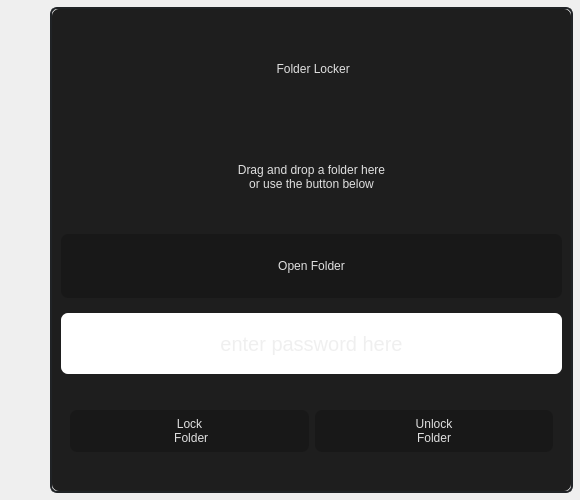
<?xml version="1.0" encoding="UTF-8"?>
<ui version="4.0">
 <class>MainWindow</class>
 <widget class="QMainWindow" name="MainWindow">
  <property name="geometry">
   <rect>
    <x>0</x>
    <y>0</y>
    <width>580</width>
    <height>500</height>
   </rect>
  </property>
  <property name="minimumSize">
   <size>
    <width>550</width>
    <height>500</height>
   </size>
  </property>
  <property name="windowTitle">
   <string>MainWindow</string>
  </property>
  <widget class="QWidget" name="centralwidget">
   <property name="styleSheet">
    <string notr="true">/* Dark Theme */

* {
    /*background-color: #1b1b1b;*/
    font: 600 18pt &quot;Consolas&quot;;
    color: #e0e0e0;
}

.QPushButton {
    background-color: #181818;
	padding : 7px;
}


.QPushButton:hover {
    background-color: #3a3a3a;
}

.QPushButton:pressed {
    background-color: #2b2b2b;
}

#leftMenu .QPushButton {
    background-color: transparent;
    border-radius: 7px;
}

#leftMenu .QPushButton:hover {
    background-color: #3a3a3a;
}

#leftMenu .QPushButton:pressed {
    background-color: #2b2b2b;
}

#mainFrame {
    border: 2px solid #202326;	
	border-radius: 7px;
}

#mainFrame .QFrame {

	background-color: #1e1e1e;
	
}

#mainFrame .QLabel {

	background-color: #1e1e1e;
	
}

#leftMenu .QPushButton {
	
    padding: 7px;
    image-position: left center;
    font:  13pt &quot;Consolas&quot;;
    color: #ffffff;
}

#settings_btn {
    
	image: url(:/dark/dark/settings_48_regular.svg);
}

#home_btn {
    
	
	image: url(:/dark/dark/home_48_regular.svg);
}

#theme_btn {
    
	image: url(:/dark/dark/weather_sunny_48_regular.svg);
}

#menu_btn {
    
	image: url(:/dark/dark/panel_left_text_48_regular.svg);
}

#stg_lbl_main {
    padding-left: 4px;
    font: 700 24pt &quot;Consolas&quot;;
}

#stack_stg .QWidget {
    border-radius: 8px;
    background-color: #4a4a4a;
}

#stg_home_app_bt_lbl {
    font: 600 13pt &quot;Consolas Semib&quot;;
    padding-left: 16px;
}

#stg_home_app_img_lbl {
    padding: 17px;
}

#stg_home_app_hd_lbl {
    font: 900 16pt &quot;Consolas&quot;;
    padding-left: 2px;
}

#stg_home_app_img_btn {
    font: 600 14pt &quot;Consolas&quot;;
    padding-left: 4px;
	border: 0px;
}

#stg_home_info_bt_lbl {
    font: 600 13pt &quot;Consolas&quot;;
    padding-left: 16px;
}

#stg_home_info_img_lbl {
    padding: 17px;
}

#stg_home_info_hd_lbl {
    font: 900 16pt &quot;Consolas&quot;;
    padding-left: 2px;
}

#stg_home_info_img_btn {
    font: 600 14pt &quot;Consolas&quot;;
    padding-left: 4px;
	border: 0px;
}

#home_page {
	background-color: #1e1e1e;
}
#setting_page {
	background-color: #1e1e1e;
}
#info_page {
	background-color: #1e1e1e;
}

#stg_abt_pg{
	background-color: #1e1e1e;
}

#stg_home_pg{
	background-color: #1e1e1e;
}

#stg_app_pg{
	background-color: #1e1e1e;
}

</string>
   </property>
   <layout class="QHBoxLayout" name="horizontalLayout">
    <property name="spacing">
     <number>0</number>
    </property>
    <property name="leftMargin">
     <number>0</number>
    </property>
    <property name="topMargin">
     <number>7</number>
    </property>
    <property name="rightMargin">
     <number>7</number>
    </property>
    <property name="bottomMargin">
     <number>7</number>
    </property>
    <item>
     <widget class="QFrame" name="leftMenu">
      <property name="minimumSize">
       <size>
        <width>50</width>
        <height>0</height>
       </size>
      </property>
      <property name="maximumSize">
       <size>
        <width>50</width>
        <height>16777215</height>
       </size>
      </property>
      <property name="styleSheet">
       <string notr="true"/>
      </property>
      <layout class="QVBoxLayout" name="verticalLayout">
       <property name="spacing">
        <number>5</number>
       </property>
       <property name="leftMargin">
        <number>5</number>
       </property>
       <property name="topMargin">
        <number>5</number>
       </property>
       <property name="rightMargin">
        <number>5</number>
       </property>
       <property name="bottomMargin">
        <number>5</number>
       </property>
       <item>
        <widget class="QPushButton" name="menu_btn">
         <property name="sizePolicy">
          <sizepolicy hsizetype="Minimum" vsizetype="Expanding">
           <horstretch>0</horstretch>
           <verstretch>0</verstretch>
          </sizepolicy>
         </property>
         <property name="maximumSize">
          <size>
           <width>16777215</width>
           <height>40</height>
          </size>
         </property>
         <property name="toolTip">
          <string>Menu</string>
         </property>
         <property name="styleSheet">
          <string notr="true">image-position : center</string>
         </property>
         <property name="text">
          <string/>
         </property>
        </widget>
       </item>
       <item>
        <widget class="QPushButton" name="home_btn">
         <property name="sizePolicy">
          <sizepolicy hsizetype="Minimum" vsizetype="Expanding">
           <horstretch>0</horstretch>
           <verstretch>0</verstretch>
          </sizepolicy>
         </property>
         <property name="maximumSize">
          <size>
           <width>16777215</width>
           <height>40</height>
          </size>
         </property>
         <property name="toolTip">
          <string>Home</string>
         </property>
         <property name="styleSheet">
          <string notr="true"/>
         </property>
         <property name="text">
          <string/>
         </property>
        </widget>
       </item>
       <item>
        <spacer name="verticalSpacer">
         <property name="orientation">
          <enum>Qt::Orientation::Vertical</enum>
         </property>
         <property name="sizeHint" stdset="0">
          <size>
           <width>20</width>
           <height>40</height>
          </size>
         </property>
        </spacer>
       </item>
       <item>
        <widget class="QPushButton" name="theme_btn">
         <property name="sizePolicy">
          <sizepolicy hsizetype="Minimum" vsizetype="Expanding">
           <horstretch>0</horstretch>
           <verstretch>0</verstretch>
          </sizepolicy>
         </property>
         <property name="maximumSize">
          <size>
           <width>16777215</width>
           <height>40</height>
          </size>
         </property>
         <property name="toolTip">
          <string>Theme</string>
         </property>
         <property name="styleSheet">
          <string notr="true"/>
         </property>
         <property name="text">
          <string/>
         </property>
        </widget>
       </item>
       <item>
        <widget class="QPushButton" name="settings_btn">
         <property name="sizePolicy">
          <sizepolicy hsizetype="Minimum" vsizetype="Expanding">
           <horstretch>0</horstretch>
           <verstretch>0</verstretch>
          </sizepolicy>
         </property>
         <property name="maximumSize">
          <size>
           <width>16777215</width>
           <height>40</height>
          </size>
         </property>
         <property name="toolTip">
          <string>Settings</string>
         </property>
         <property name="styleSheet">
          <string notr="true"/>
         </property>
         <property name="text">
          <string/>
         </property>
        </widget>
       </item>
      </layout>
     </widget>
    </item>
    <item>
     <widget class="QFrame" name="mainFrame">
      <property name="styleSheet">
       <string notr="true">border-radius: 7px;</string>
      </property>
      <property name="frameShape">
       <enum>QFrame::Shape::StyledPanel</enum>
      </property>
      <property name="frameShadow">
       <enum>QFrame::Shadow::Raised</enum>
      </property>
      <layout class="QVBoxLayout" name="verticalLayout_2">
       <property name="spacing">
        <number>0</number>
       </property>
       <property name="leftMargin">
        <number>0</number>
       </property>
       <property name="topMargin">
        <number>0</number>
       </property>
       <property name="rightMargin">
        <number>0</number>
       </property>
       <property name="bottomMargin">
        <number>0</number>
       </property>
       <item>
        <widget class="QStackedWidget" name="switchPage">
         <property name="styleSheet">
          <string notr="true"/>
         </property>
         <property name="currentIndex">
          <number>0</number>
         </property>
         <widget class="QWidget" name="home_page">
          <property name="styleSheet">
           <string notr="true"/>
          </property>
          <layout class="QVBoxLayout" name="verticalLayout_3">
           <item>
            <widget class="QLabel" name="app_title_lbl">
             <property name="styleSheet">
              <string notr="true">font: 700 25pt;</string>
             </property>
             <property name="text">
              <string> Folder Locker</string>
             </property>
             <property name="alignment">
              <set>Qt::AlignmentFlag::AlignCenter</set>
             </property>
            </widget>
           </item>
           <item>
            <widget class="QLabel" name="drag_n_drop_lbl">
             <property name="styleSheet">
              <string notr="true">font: 300 15pt;</string>
             </property>
             <property name="text">
              <string>Drag and drop a folder here 
or use the button below</string>
             </property>
             <property name="alignment">
              <set>Qt::AlignmentFlag::AlignCenter</set>
             </property>
            </widget>
           </item>
           <item>
            <widget class="QPushButton" name="open_folder_btn">
             <property name="minimumSize">
              <size>
               <width>227</width>
               <height>64</height>
              </size>
             </property>
             <property name="maximumSize">
              <size>
               <width>16777215</width>
               <height>64</height>
              </size>
             </property>
             <property name="acceptDrops">
              <bool>true</bool>
             </property>
             <property name="styleSheet">
              <string notr="true"/>
             </property>
             <property name="inputMethodHints">
              <set>Qt::InputMethodHint::ImhHiddenText</set>
             </property>
             <property name="text">
              <string>Open Folder</string>
             </property>
            </widget>
           </item>
           <item>
            <widget class="Line" name="line_2">
             <property name="orientation">
              <enum>Qt::Orientation::Horizontal</enum>
             </property>
            </widget>
           </item>
           <item>
            <widget class="QLineEdit" name="pass_input_box">
             <property name="minimumSize">
              <size>
               <width>391</width>
               <height>61</height>
              </size>
             </property>
             <property name="maximumSize">
              <size>
               <width>16777215</width>
               <height>61</height>
              </size>
             </property>
             <property name="styleSheet">
              <string notr="true">padding: 10px;
font:  15pt;</string>
             </property>
             <property name="text">
              <string/>
             </property>
             <property name="alignment">
              <set>Qt::AlignmentFlag::AlignCenter</set>
             </property>
             <property name="placeholderText">
              <string>enter password here</string>
             </property>
             <property name="clearButtonEnabled">
              <bool>false</bool>
             </property>
            </widget>
           </item>
           <item>
            <widget class="QFrame" name="horizontalFrame">
             <property name="styleSheet">
              <string notr="true"/>
             </property>
             <layout class="QHBoxLayout" name="horizontalLayout_4">
              <item>
               <widget class="QPushButton" name="lock_folder_btn">
                <property name="styleSheet">
                 <string notr="true"/>
                </property>
                <property name="text">
                 <string>Lock
 Folder</string>
                </property>
               </widget>
              </item>
              <item>
               <widget class="QPushButton" name="unlock_folder_btn">
                <property name="styleSheet">
                 <string notr="true"/>
                </property>
                <property name="text">
                 <string>Unlock
Folder</string>
                </property>
               </widget>
              </item>
             </layout>
            </widget>
           </item>
          </layout>
         </widget>
         <widget class="QWidget" name="settings_page">
          <layout class="QVBoxLayout" name="verticalLayout_4">
           <property name="spacing">
            <number>0</number>
           </property>
           <property name="leftMargin">
            <number>0</number>
           </property>
           <property name="topMargin">
            <number>0</number>
           </property>
           <property name="rightMargin">
            <number>0</number>
           </property>
           <property name="bottomMargin">
            <number>0</number>
           </property>
           <item>
            <widget class="QFrame" name="stg_lbl_v_frame_2">
             <layout class="QVBoxLayout" name="stg_lbl_v_frame">
              <property name="spacing">
               <number>0</number>
              </property>
              <property name="leftMargin">
               <number>0</number>
              </property>
              <property name="topMargin">
               <number>0</number>
              </property>
              <property name="rightMargin">
               <number>0</number>
              </property>
              <property name="bottomMargin">
               <number>0</number>
              </property>
              <item>
               <widget class="QLabel" name="stg_lbl_main">
                <property name="minimumSize">
                 <size>
                  <width>746</width>
                  <height>43</height>
                 </size>
                </property>
                <property name="maximumSize">
                 <size>
                  <width>16777215</width>
                  <height>43</height>
                 </size>
                </property>
                <property name="text">
                 <string>Settings</string>
                </property>
               </widget>
              </item>
              <item>
               <widget class="QStackedWidget" name="setting_stackfrm">
                <property name="styleSheet">
                 <string notr="true"/>
                </property>
                <property name="currentIndex">
                 <number>1</number>
                </property>
                <widget class="QWidget" name="stg_home_pg"/>
                <widget class="QWidget" name="stg_abt_pg">
                 <layout class="QVBoxLayout" name="verticalLayout_6">
                  <property name="spacing">
                   <number>0</number>
                  </property>
                  <property name="leftMargin">
                   <number>0</number>
                  </property>
                  <property name="topMargin">
                   <number>0</number>
                  </property>
                  <property name="rightMargin">
                   <number>0</number>
                  </property>
                  <property name="bottomMargin">
                   <number>0</number>
                  </property>
                 </layout>
                </widget>
                <widget class="QWidget" name="stg_app_pg"/>
               </widget>
              </item>
             </layout>
            </widget>
           </item>
          </layout>
         </widget>
        </widget>
       </item>
      </layout>
     </widget>
    </item>
   </layout>
  </widget>
 </widget>
 <resources>
  <include location="../assest/assest.qrc"/>
 </resources>
 <connections/>
</ui>
